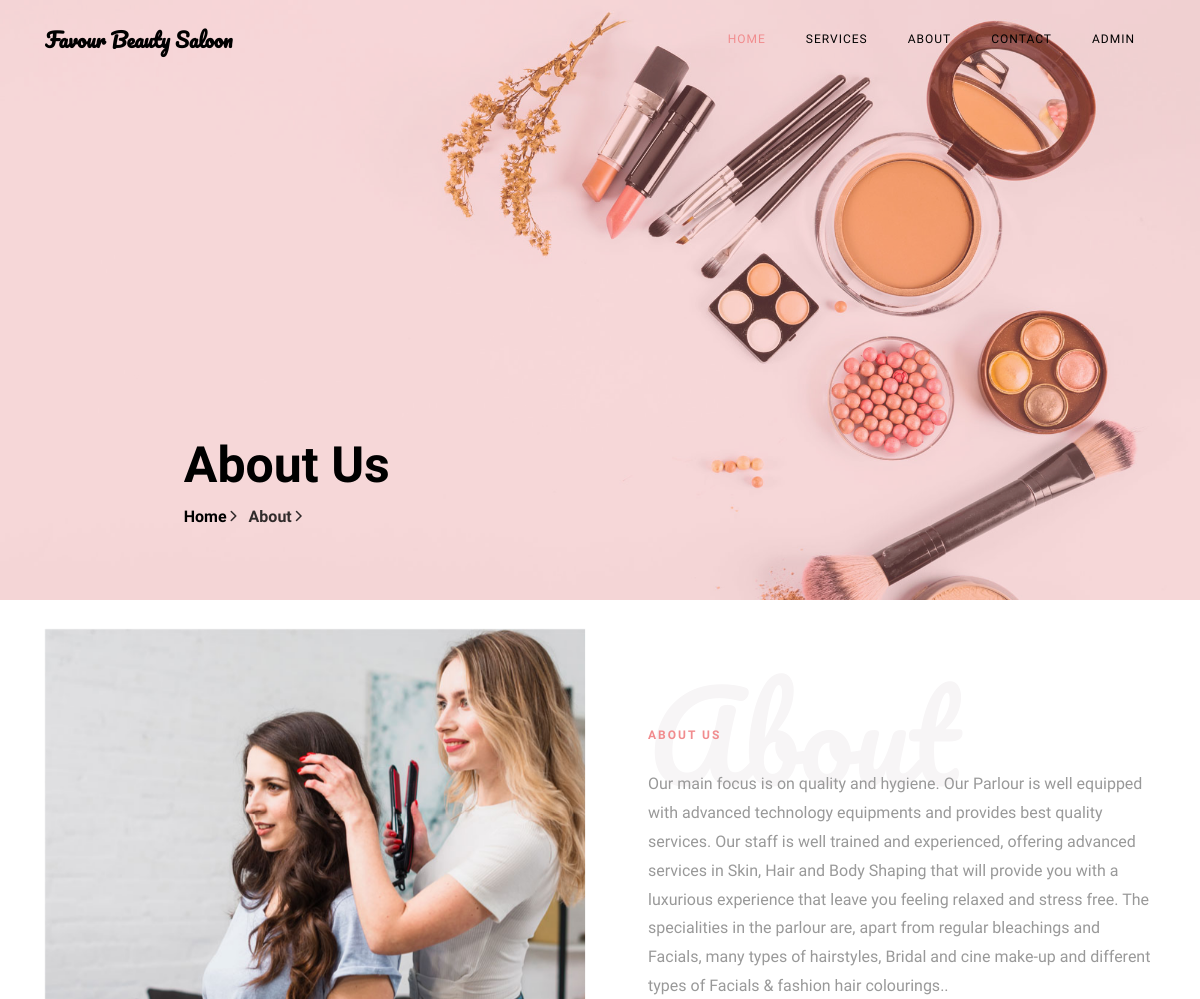
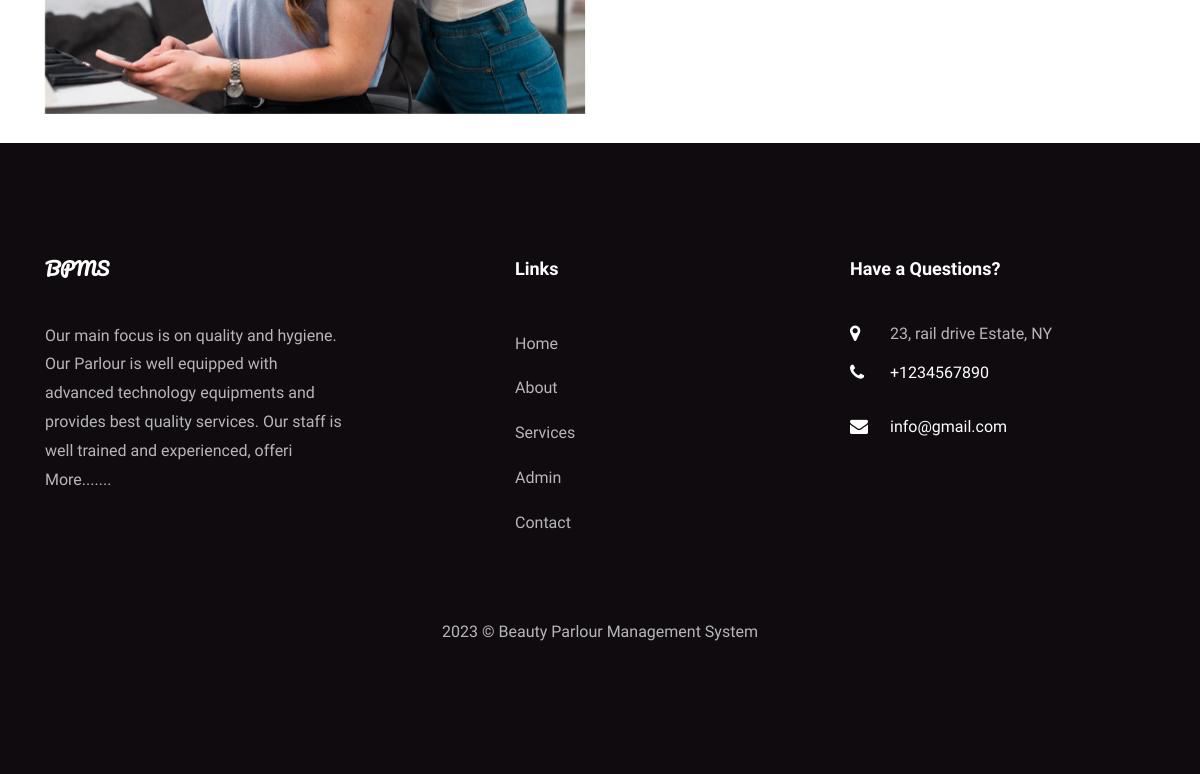
Page /about.php on the committed database (2 pictures, top to bottom).
### tables this page shows
CREATE TABLE `tblpage` (
  `ID` int(10) NOT NULL,
  `PageType` varchar(200) DEFAULT NULL,
  `PageTitle` mediumtext DEFAULT NULL,
  `PageDescription` mediumtext DEFAULT NULL,
  `Email` varchar(200) DEFAULT NULL,
  `MobileNumber` bigint(10) DEFAULT NULL,
  `UpdationDate` date DEFAULT NULL,
  `Timing` varchar(200) NOT NULL
);

### about.php (the view, shortened to what this page needs)
<?php
include('includes/dbconnection.php');
?>
<!DOCTYPE html>
<html lang="en">
  <head>
    <link rel="stylesheet" href="css/open-iconic-bootstrap.min.css">
    <link rel="stylesheet" href="css/animate.css">
    <link rel="stylesheet" href="css/owl.carousel.min.css">
    <link rel="stylesheet" href="css/owl.theme.default.min.css">
    <link rel="stylesheet" href="css/magnific-popup.css">
    <link rel="stylesheet" href="css/aos.css">
    <link rel="stylesheet" href="css/ionicons.min.css">
    <link rel="stylesheet" href="css/bootstrap-datepicker.css">
    <link rel="stylesheet" href="css/jquery.timepicker.css">
    <link rel="stylesheet" href="css/flaticon.css">
    <link rel="stylesheet" href="css/icomoon.css">
    <link rel="stylesheet" href="css/style.css">
  </head>
  <body>
	  <?php include_once('includes/header.php');?>
    <section class="hero-wrap hero-wrap-2" style="background-image: url('images/bg-2.jpg');" data-stellar-background-ratio="0.5">
      <div class="overlay"></div>
      <div class="container">
        <div class="row no-gutters slider-text js-fullheight align-items-end justify-content-center">
          <div class="col-md-9 ftco-animate pb-5">
            <h2 class="mb-0 bread">About Us</h2>
            <p class="breadcrumbs"><span class="mr-2"><a href="index.php">Home <i class="ion-ios-arrow-forward"></i></a></span> <span>About <i class="ion-ios-arrow-forward"></i></span></p>
          </div>
        </div>
      </div>
    </section>
    <br>
    <section class="ftco-section ftco-no-pb ftco-no-pt">
			<div class="container">
				<div class="row">
					<div class="col-md-6 d-flex">
						<div class="p-md-5 img img-2 d-flex justify-content-center align-items-center" style="background-image: url(images/about.jpg);">
						</div>
					</div>
					<div class="col-md-6 py-md-5 pb-5 wrap-about pb-md-5 ftco-animate">
						<?php
$ret=mysqli_query($con,"select * from tblpage where PageType='aboutus' ");
while ($row=mysqli_fetch_array($ret)) {
?>
	          <div class="heading-section mb-4 mt-md-5">
	          	<h1 class="big">About</h1>
	          	<span class="subheading"><?php  echo $row['PageTitle'];?></span>
	          </div>
	          <div class="pb-md-5">
							<p><?php  echo $row['PageDescription'];?>.</p>
						</div>
						<?php } ?>
					</div>
				</div>
			</div>
		</section>
		<br>
   <?php include_once('includes/footer.php');?>
  </body>
</html>

### includes/footer.php (shortened to what this page needs)
 <?php
include('includes/dbconnection.php');
?>
 <footer class="ftco-footer ftco-section">
      <div class="container">
        <div class="row mb-5">
          <div class="col-md">
            <div class="ftco-footer-widget mb-4">
              <h2 class="ftco-heading-2 logo">BPMS</h2>
              <?php
$ret=mysqli_query($con,"select * from tblpage where PageType='aboutus' ");
while ($row=mysqli_fetch_array($ret)) {
?>
              <p><?php  echo substr($row['PageDescription'],0,200);?> <a href="about.php">More.......</a></p><?php } ?>
            </div>
          </div>
          <div class="col-md" style="padding-left: 150px">
             <div class="ftco-footer-widget mb-4">
              <h2 class="ftco-heading-2">Links</h2>
              <ul class="list-unstyled">
                <li><a href="index.php" class="py-2 d-block">Home</a></li>
                <li><a href="about.php" class="py-2 d-block">About</a></li>
                <li><a href="services.php" class="py-2 d-block">Services</a></li>
                <li><a href="admin/index.php" class="py-2 d-block">Admin</a></li>
                <li><a href="contact.php" class="py-2 d-block">Contact</a></li>
              </ul>
            </div>
          </div>
          <div class="col-md">
            <div class="ftco-footer-widget mb-4">
            	<h2 class="ftco-heading-2">Have a Questions?</h2>
            	<div class="block-23 mb-3">
                <?php
$ret=mysqli_query($con,"select * from tblpage where PageType='contactus' ");
while ($row=mysqli_fetch_array($ret)) {
?>
	              <ul>
	                <li><span class="icon icon-map-marker"></span><span class="text"><?php  echo $row['PageDescription'];?></span></li>
	                <li><a href="#"><span class="icon icon-phone"></span><span class="text">+<?php  echo $row['MobileNumber'];?></span></a></li>
	                <li><a href="#"><span class="icon icon-envelope"></span><span class="text"><?php  echo $row['Email'];?></span></a></li>
	              </ul>
	            </div>
               <?php } ?>
            </div>
          </div>
        </div>
        <div class="row">
          <div class="col-md-12 text-center">
            <p>
  2023 &copy; Beauty Parlour Management System  </p>
          </div>
        </div>
      </div>
    </footer>

### css/icomoon.css (style rules this page uses)
[class^="icon-"], [class*=" icon-"] { font-family: 'icomoon' !important; speak: none; font-style: normal; font-weight: normal; font-variant: normal; text-transform: none; line-height: 1; -webkit-font-smoothing: antialiased; -moz-osx-font-smoothing: grayscale; }
.icon-map-marker:before { content: "\f041"; }
.icon-phone:before { content: "\f095"; }
.icon-envelope:before { content: "\f0e0"; }

### rows in the picture
tblpage: PageTitle "ABOUT US", PageDescription "Our main focus is on quality and hygiene. Our Parlour is well equipped with advanced technology equipments and provides best quality services. Our staff is well trained and experienced, offering advanced services in Skin, Hair and Body Shaping that will provide you with a luxurious experience that leave you feeling relaxed and stress free. The specialities in the parlour are, apart from regular bleachings and Facials, many types of hairstyles, Bridal and cine make-up and different types of Facials & fashion hair colourings.", PageDescription "Our main focus is on quality and hygiene. Our Parlour is well equipped with advanced technology equipments and provides best quality services. Our staff is well trained and experienced, offeri"
tblpage: PageDescription "23, rail drive Estate, NY", MobileNumber "1234567890", Email "info@gmail.com"
